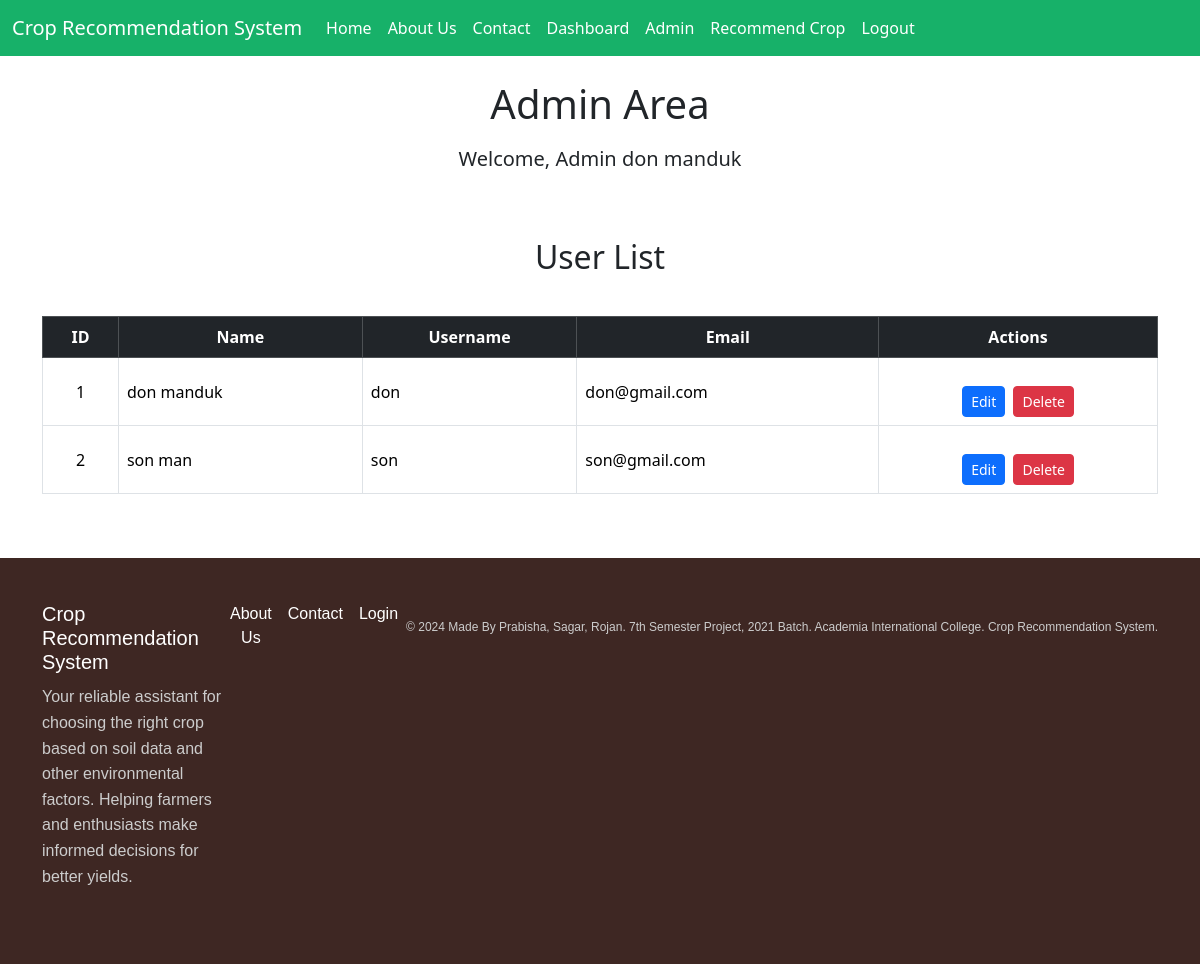
Page /admin (signed in) on the earlier database version.
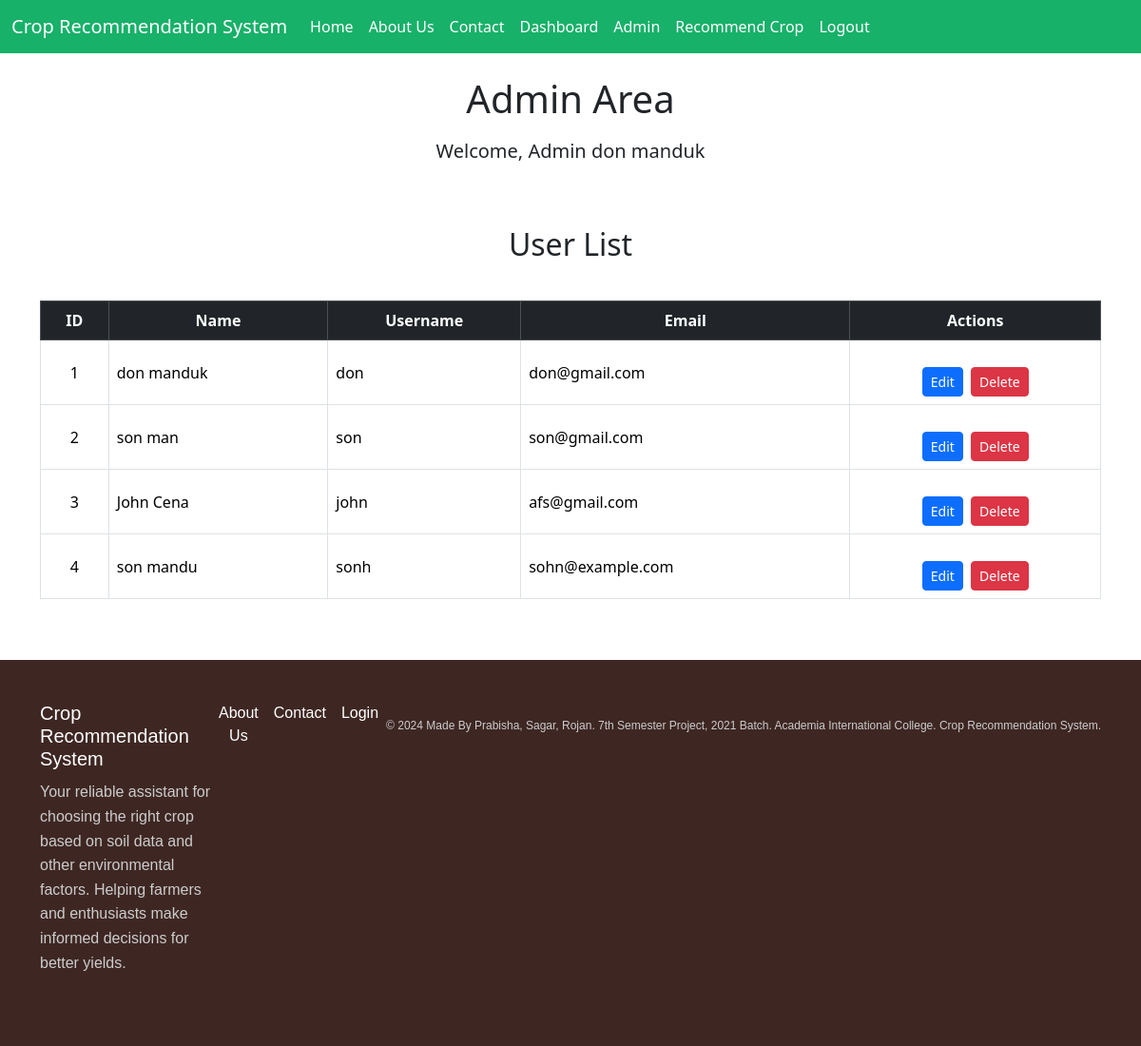
Same page on the later database version.
### app.py (models this page shows, shortened)
class Users(db.Model,UserMixin):
    id = db.Column(db.Integer, primary_key=True)
    username=db.Column(db.String(20),nullable=False,unique=True)
    name = db.Column(db.String(200), nullable=False)
    email = db.Column(db.String(200), nullable=False, unique=True)
    date_added = db.Column(db.DateTime, default=datetime.utcnow)
    password_hash=db.Column(db.String(128))
    @property
    def password(self):
        raise AttributeError('Password is not a readable attribute!')

### app.py (the view)
@app.route('/admin')
@login_required
def admin():
    id=current_user.id
    if id==1:
        name = None
        form = UserForm()
        our_users = Users.query.order_by(Users.date_added).all()  # .all() to get list
        return render_template("admin.html", form=form, name=name, our_users=our_users)
    else:
        flash("Sorry... Only Admin can access this page")
        return redirect(url_for('dashboard'))

### app.py (called while the page is built)
@login_manager.user_loader
def load_user(user_id):
    return Users.query.get(int(user_id))

### templates/admin.html (shortened to what this page needs)
{% extends 'base.html' %}
{% block content %}
<br>
<div class="container d-flex flex-column align-items-center justify-content-center ">
    <div class="text-center">
        <h1 class="mb-3">Admin Area</h1>
        <p class="lead">Welcome, Admin {{ current_user.name }}</p>
    </div>
</div>
<div class="container mt-5">
    <h2 class="text-center mb-4">User List</h2>
    <div class="table-responsive">
        <table class="table table-bordered table-hover mt-3 align-middle">
            <thead class="table-dark text-center">
                <tr>
                    <th scope="col">ID</th>
                    <th scope="col">Name</th>
                    <th scope="col">Username</th>
                    <th scope="col">Email</th>
                    <th scope="col">Actions</th>
                </tr>
            </thead>
            <tbody>
                {% for user in our_users %}
                <tr>
                    <td class="text-center">{{ user.id }}</td>
                    <td>{{ user.name }}</td>
                    <td>{{ user.username }}</td>
                    <td>{{ user.email }}</td>
                    <td class="text-center">
                        <a href="{{ url_for('update', id=user.id) }}" class="btn btn-primary btn-sm">Edit</a>
                        <form action="{{ url_for('delete', id=user.id) }}" method="POST" style="display:inline;">
                            <button type="submit" class="btn btn-danger btn-sm ms-1" onclick="return confirm('Are you sure you want to delete this user?');">Delete</button>
                        </form>
                    </td>
                </tr>
                {% endfor %}
            </tbody>
        </table>
    </div>
</div>
{% endblock content %}

### templates/base.html (shortened to what this page needs)
<!DOCTYPE html>
<html lang="en">
<head>
    <link rel="stylesheet" href="{{url_for('static',filename='css/style.css')}}">
    <link href="https://cdn.jsdelivr.net/npm/bootstrap@5.3.3/dist/css/bootstrap.min.css" rel="stylesheet">
</head>
<body>
{% include 'navbar.html' %}
    {% block content %}
    {% endblock content %}
    <footer class="footer mt-5">
        <div class="footer-content container text-center py-4">
            <div class="footer-about">
                <h3>Crop Recommendation System</h3>
                <p>Your reliable assistant for choosing the right crop based on soil data and other environmental factors. Helping farmers and enthusiasts make informed decisions for better yields.</p>
            </div>
            <div class="footer-links d-flex justify-content-center">
                <a href="{{url_for('index')}}#about-section" class="mx-2">About Us</a>
                <a href="{{url_for('index')}}#contact-section" class="mx-2">Contact</a>
                <a href="{{url_for('login')}}" class="mx-2">Login</a>
            </div>
            <p class="footer-copy mt-3">&copy; 2024 Made By Prabisha, Sagar, Rojan. 7th Semester Project, 2021 Batch. Academia International College. Crop Recommendation System.</p>
        </div>
    </footer>
</body>
</html>

### templates/navbar.html (shortened to what this page needs)
<nav class="navbar navbar-expand-lg sticky-top" style="background-color: #17B169">
    <div class="container-fluid">
      <a class="navbar-brand text-white" href="{{ url_for('index') }}">Crop Recommendation System</a>
      <div class="collapse navbar-collapse" id="navbarNav">
        <ul class="navbar-nav">
          <li class="nav-item">
            <a class="nav-link text-white active" aria-current="page" href="{{ url_for('index') }}">Home</a>
          </li>
          <li class="nav-item">
            <a class="nav-link text-white" href="{{url_for('index')}}#about-section">About Us</a>
          </li>
          <li class="nav-item">
            <a class="nav-link text-white" href="{{url_for('index')}}#contact-section">Contact</a>
          </li>
          {% if current_user.is_authenticated %}
          <li class="nav-item">
            <a class="nav-link text-white" href="{{url_for('dashboard')}}">Dashboard</a>
          </li>
          {% if current_user.id==1 %}
          <li class="nav-item">
            <a class="nav-link text-white" href="{{url_for('admin')}}">Admin</a>
          </li>
          {% endif%}
          <li class="nav-item">
            <a class="nav-link text-white" href="{{url_for('predict')}}">Recommend Crop</a>
          </li>
          <li class="nav-item">
            <a class="nav-link text-white" href="{{ url_for('logout') }}">Logout</a>
          </li>
          {% endif %}
        </ul>
      </div>
    </div>
  </nav>

### static/css/style.css (style rules this page uses)
* { margin: 0; padding: 0; box-sizing: border-box; }
body { font-family: Arial, sans-serif; }
.btn { display: inline-block; padding: 15px 30px; background-color: #4CAF50; color: white; text-decoration: none; font-size: 1em; border-radius: 5px; transition: background 0.3s ease; margin-top: 20px; }
.footer { width: 100%; background-color: #3e2723; color: #fff; padding: 20px 0; text-align: center; font-family: Arial, sans-serif; }
.footer-content { max-width: 1000px; margin: 0 auto; display: flex; justify-content: space-between; align-items: flex-start; flex-wrap: wrap; padding: 20px; }
.footer-about { flex: 1; margin-bottom: 15px; text-align: left; }
.footer-about h3 { font-size: 20px; color: #fff; margin-bottom: 10px; text-decoration: none; }
.footer-about p { font-size: 16px; color: #ccc; line-height: 1.6; }
.footer-links { flex: 1; margin-bottom: 15px; text-align: center; }
.footer-links a { color: #fff; margin: 0 15px; text-decoration: none; font-size: 16px; }
.footer-copy { margin-top: 15px; font-size: 12px; color: #ccc; }

Differences in the rows shown:
added Users: id "3", name "John Cena", username "john", email "afs@gmail.com"
added Users: id "4", name "son mandu", username "sonh", email "sohn@example.com"
